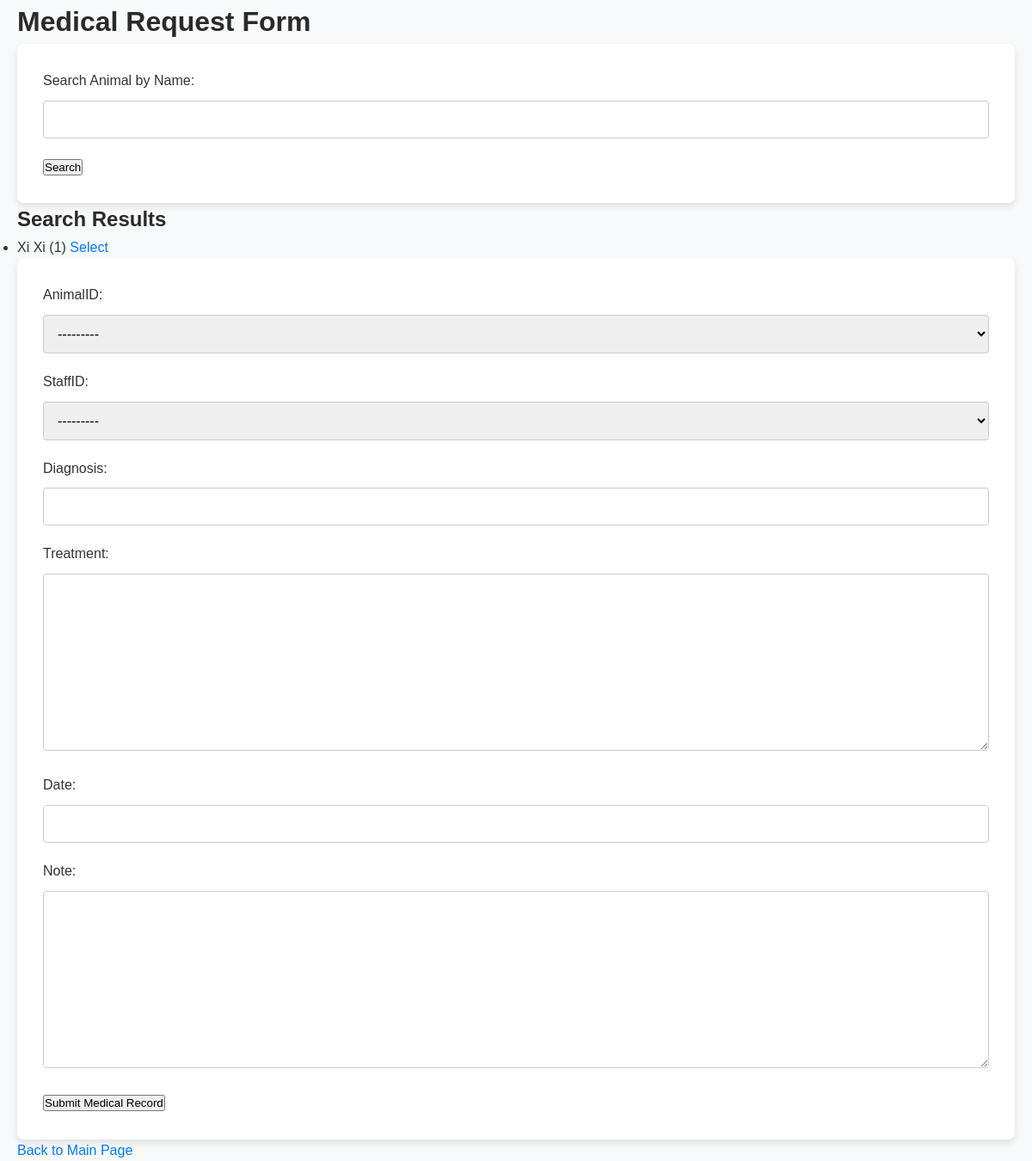
Before: /medical-request/ with the older database file.
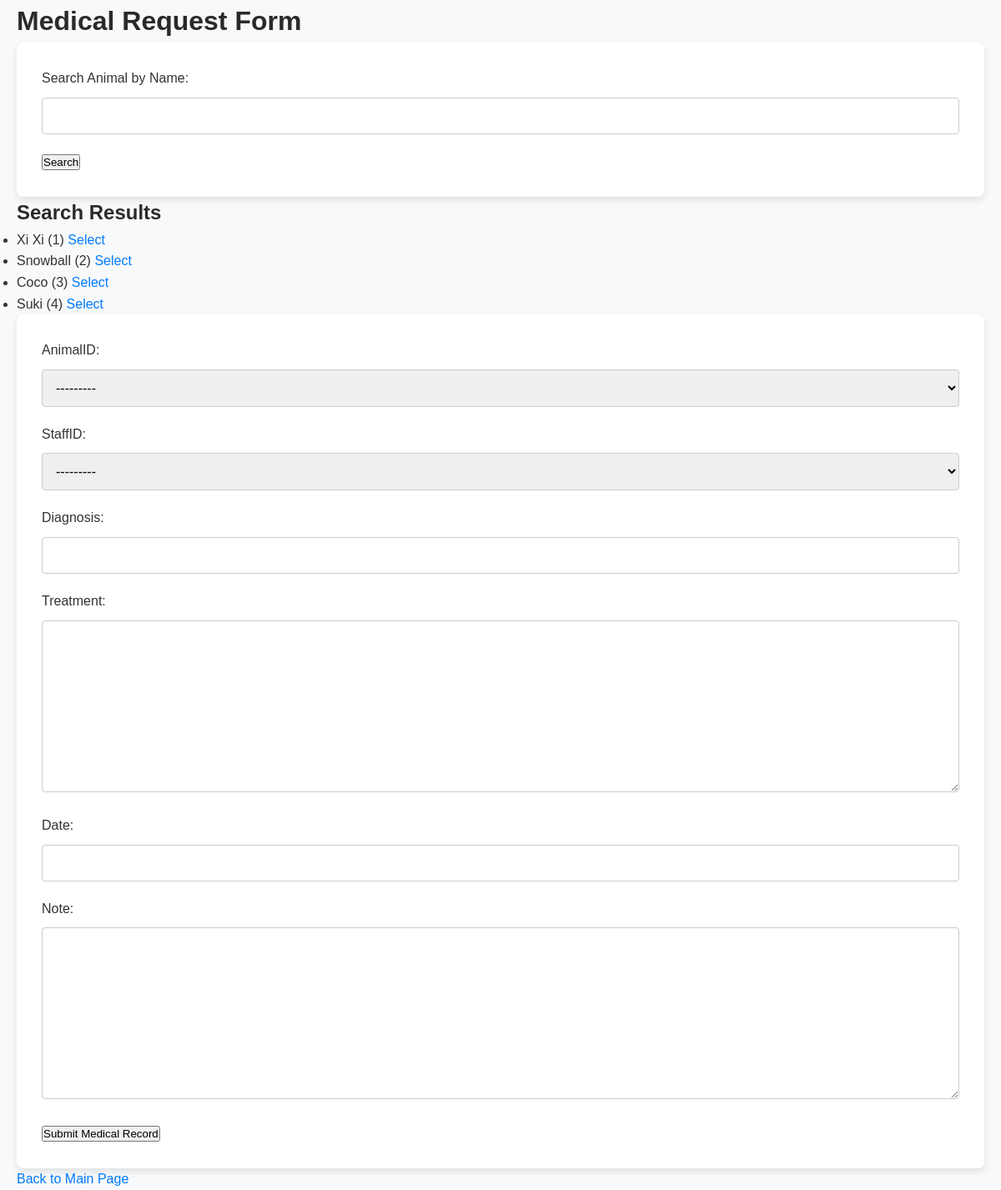
After: the same page with the newer database file.
### shelterapp/models.py (models this page shows)
class Animal(models.Model):
    animalID = models.AutoField(primary_key=True)
    name = models.CharField(max_length=100)
    species = models.CharField(max_length=100)
    breed = models.CharField(max_length=100)
    age = models.IntegerField()
    gender = models.CharField(max_length=10)
    dateOfArrival = models.DateField()
    adoptedOrNot = models.IntegerField()
    healthStatus = models.CharField(max_length=100)
    description = models.TextField()
    locationID = models.IntegerField()
    reasonForIntake = models.CharField(max_length=100)
    adoptionFee = models.IntegerField()
    def __str__(self):
        return self.name

### shelterapp/views.py (the view)
# urls.py: path('medical-request/', views.add_med_record, name='add_med_record'),
def add_med_record(request):
    query = request.GET.get('search', '')
    selected_animal = None
    if query:
        animals = Animal.objects.filter(name__icontains=query)  # Search by name
    else:
        animals = Animal.objects.all()  # Default to all animals
    if 'selected_animal' in request.GET:
        selected_animal_id = request.GET.get('selected_animal')
        selected_animal = get_object_or_404(Animal, animalID=selected_animal_id)
    if request.method == 'POST':
        form = MedicalRecordForm(request.POST)
        if form.is_valid():
            form.save()
            return redirect('add_med_record')  # Redirect to a success page or back to the form
    else:
        form = MedicalRecordForm()
    context = {
        'animals': animals,
        'selected_animal': selected_animal,
        'form': form,
    }
    if selected_animal:
        form.initial['animalID'] = selected_animal.animalID
    return render(request, 'add_med_record.html', context)

### shelterapp/forms.py
class MedicalRecordForm(forms.ModelForm):
    class Meta:
        model = CustomUser
        fields = ['username', 'first_name', 'last_name', 'email', 'password1', 'password2', 'phone_number', 'address']
        model = MedicalRecord
        fields = ['animalID', 'staffID', 'diagnosis', 'treatment', 'date', 'note']
        label = {
            'animalID': 'Animal ID',
            'staffID': 'Staff ID',
            'diagnosis': 'Diagnosis',
            'treatment': 'Treatment',
            'date': 'Date',
            'note': 'Note'
        }
        widgets = {
            'dateAdopted': forms.DateInput(attrs={'type': 'date'}),  # Add a date picker
        }

### shelterapp/models.py (called while the page is built)
    def __str__(self):
        return f'{self.user.username} - {self.position}'

### shelterapp/templates/add_med_record.html (shortened to what this page needs)
<!DOCTYPE html>
<html lang="en">
<head>
    {% load static %}
    <link rel="stylesheet" href="{% static 'shelterapp/css/style.css' %}">
</head>
<body>
    <h1>Medical Request Form</h1>
    <form method="get" action="">
        <label for="search">Search Animal by Name:</label>
        <input type="text" id="search" name="search" value="{{ request.GET.search }}">
        <button type="submit">Search</button>
    </form>
    <h2>Search Results</h2>
    <ul>
        {% for animal in animals %}
            <li>
                {{ animal.name }} ({{ animal.animalID }})
                <a href="?selected_animal={{ animal.animalID }}">Select</a>
            </li>
        {% endfor %}
    </ul>
    <form method="post">
        {{ form.as_p }}
        <button type="submit">Submit Medical Record</button>
    </form>
    <a href="{% url 'default_page' %}">Back to Main Page</a>
</body>
</html>

Changed rows visible on the page:
added Animal: name "Snowball", animalID "2"
added Animal: name "Coco", animalID "3"
added Animal: name "Suki", animalID "4"
